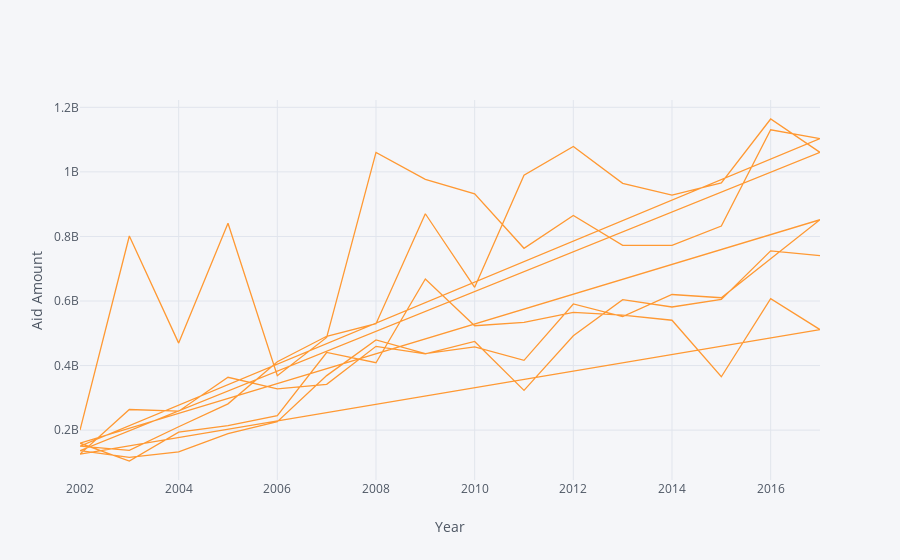

The cell this chart's notebook holds for it:
### Code cell
# multiple line plot
plt.plot( 'x', 'y1', data=select_country_df, marker='o', markerfacecolor='blue', markersize=12, color='skyblue', linewidth=4)
plt.plot( 'x', 'y2', data=select_country_df, marker='', color='olive', linewidth=2)
plt.plot( 'x', 'y3', data=select_country_df, marker='', color='olive', linewidth=2, linestyle='dashed', label="toto")
plt.legend()

### Figure 1 — Plotly figure (JSON) as saved in the notebook; plotly's stock layout.template omitted (floating-point values rounded to 4 significant figures)
{"data": [{"line": {"color": "rgba(255, 153, 51, 1.0)", "dash": "solid", "shape": "linear", "width": 1.3}, "mode": "lines", "name": "Total Aid", "text": ["Ethiopia", "Ethiopia", "Ethiopia", "Ethiopia", "Ethiopia", "Ethiopia", "Ethiopia", "Ethiopia", "Ethiopia", "Ethiopia", "Ethiopia", "Ethiopia", "Ethiopia", "Ethiopia", "Ethiopia", "Ethiopia", "Kenya", "Kenya", "Kenya", "Kenya", "Kenya", "Kenya", "Kenya", "Kenya", "Kenya", "Kenya", "Kenya", "Kenya", "Kenya", "Kenya", "Kenya", "Kenya", "Nigeria", "Nigeria", "Nigeria", "Nigeria", "Nigeria", "Nigeria", "Nigeria", "Nigeria", "Nigeria", "Nigeria", "Nigeria", "Nigeria", "Nigeria", "Nigeria", "Nigeria", "Nigeria", "South Africa", "South Africa", "South Africa", "South Africa", "South Africa", "South Africa", "South Africa", "South Africa", "South Africa", "South Africa", "South Africa", "South Africa", "South Africa", "South Africa", "South Africa", "South Africa", "Uganda", "Uganda", "Uganda", "Uganda", "Uganda", "Uganda", "Uganda", "Uganda", "Uganda", "Uganda", "Uganda", "Uganda", "Uganda", "Uganda", "Uganda", "Uganda"], "type": "scatter", "uid": "9be01b2f-a216-4363-82f8-8590d28deb4a", "x": [2002, 2003, 2004, 2005, 2006, 2007, 2008, 2009, 2010, 2011, 2012, 2013, 2014, 2015, 2016, 2017, 2002, 2003, 2004, 2005, 2006, 2007, 2008, 2009, 2010, 2011, 2012, 2013, 2014, 2015, 2016, 2017, 2002, 2003, 2004, 2005, 2006, 2007, 2008, 2009, 2010, 2011, 2012, 2013, 2014, 2015, 2016, 2017, 2002, 2003, 2004, 2005, 2006, 2007, 2008, 2009, 2010, 2011, 2012, 2013, 2014, 2015, 2016, 2017, 2002, 2003, 2004, 2005, 2006, 2007, 2008, 2009, 2010, 2011, 2012, 2013, 2014, 2015, 2016, 2017], "y": [200300000.0, 801300000.0, 469500000.0, 840800000.0, 368800000.0, 487100000.0, 1060000000.0, 977000000.0, 932200000.0, 763300000.0, 864700000.0, 772400000.0, 772100000.0, 832400000.0, 1130000000.0, 1103000000.0, 150500000.0, 137000000.0, 210400000.0, 281400000.0, 412100000.0, 490700000.0, 529600000.0, 870300000.0, 642300000.0, 989800000.0, 1079000000.0, 964700000.0, 928200000.0, 966000000.0, 1164000000.0, 1060000000.0, 136600000.0, 115600000.0, 132300000.0, 189000000.0, 226200000.0, 368900000.0, 479400000.0, 437100000.0, 457600000.0, 416200000.0, 590800000.0, 551700000.0, 620200000.0, 610100000.0, 731000000.0, 851900000.0, 159500000.0, 104300000.0, 193800000.0, 213800000.0, 245200000.0, 440500000.0, 408700000.0, 668100000.0, 523300000.0, 533500000.0, 564900000.0, 556500000.0, 540400000.0, 365400000.0, 607500000.0, 511500000.0, 125800000.0, 264000000.0, 258700000.0, 363700000.0, 327900000.0, 341900000.0, 459600000.0, 436000000.0, 474800000.0, 323100000.0, 492200000.0, 604000000.0, 581500000.0, 605100000.0, 755500000.0, 740800000.0]}], "layout": {"legend": {"bgcolor": "#F5F6F9", "font": {"color": "#4D5663"}}, "paper_bgcolor": "#F5F6F9", "plot_bgcolor": "#F5F6F9", "title": {"font": {"color": "#4D5663"}}, "xaxis": {"gridcolor": "#E1E5ED", "showgrid": true, "tickfont": {"color": "#4D5663"}, "title": {"font": {"color": "#4D5663"}, "text": "Year"}, "zerolinecolor": "#E1E5ED"}, "yaxis": {"gridcolor": "#E1E5ED", "showgrid": true, "tickfont": {"color": "#4D5663"}, "title": {"font": {"color": "#4D5663"}, "text": "Aid Amount"}, "zerolinecolor": "#E1E5ED"}}}
